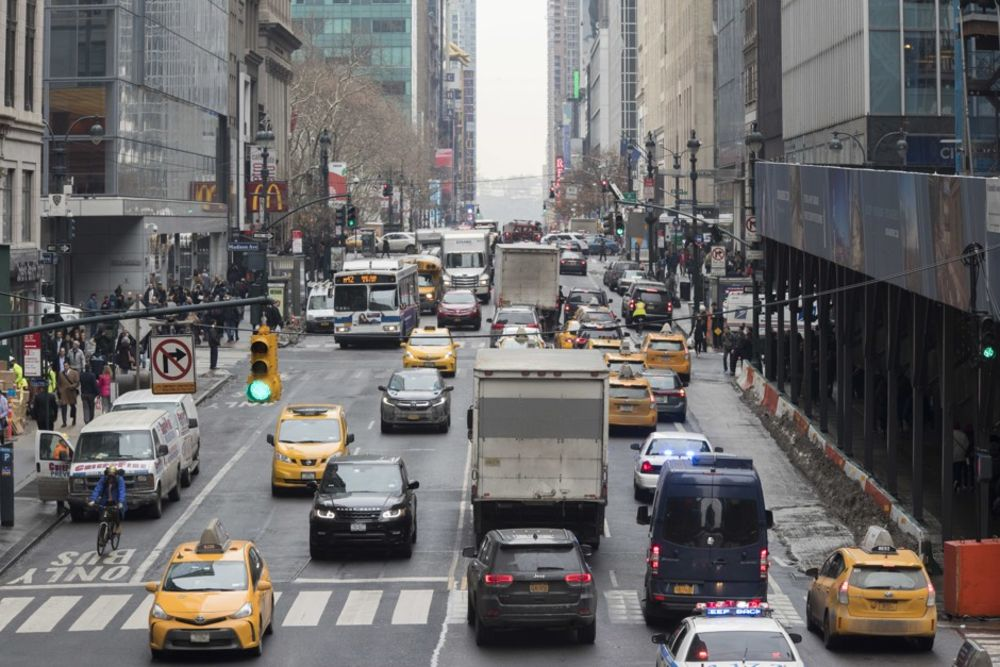
#> input picture image.jpg, 1000 x 667 px
$ jupyter execute basicImgSeg_openCV.ipynb
#> lines starting #> are read from the running program, lines starting #| are printed output that depends on the picture
# Assignment 1

## Name: Dhara Patel

### Description:

### References & Tutorials Tried

* https://opencv-python-tutroals.readthedocs.io/en/latest/py_tutorials/py_imgproc/py_thresholding/py_thresholding.html#thresholding

## Setup

[cell 1]
import numpy as np
import matplotlib.pyplot as plt
# make sure when running this file opencv will need to installed
# STEPS:
    #Open anaconda prompt
    #Run "pip install opencv-python"
    #restart jupyter notebook
import cv2

#### Image thresholding - Basic Gradient Tutorial
https://www.youtube.com/watch?v=CdltAssTMs8&ab_channel=ProgrammingKnowledge

[cell 2]
image = cv2.imread("image.jpg")
#> image is the input picture: shape (667, 1000, 3); mean B, G, R 106.5, 106.5, 108.6
image = cv2.cvtColor(image, cv2.COLOR_BGR2RGB) #convert to RGB
imgplot = plt.imshow(image)
plt.show() #plot the original image

The histogram below shows number of pixels for ever pixel value from the image above from 0 to 255.
matplotlib shows pixel distribution on grayscale not on colorscale.

[cell 3]
plt.hist(image.ravel(),256,[0,256]); plt.show()
#> after `plt.hist(image.ravel(), 256, [0, 256])`:
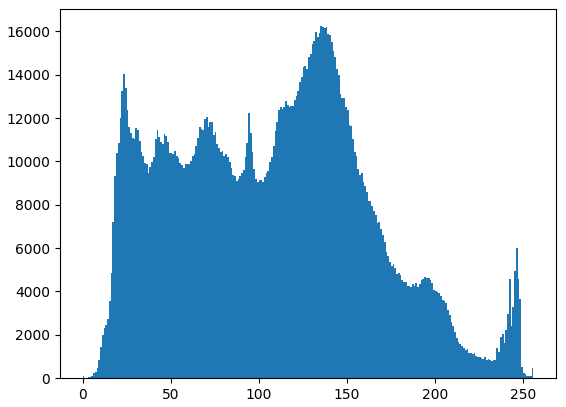
#> figure drawn by matplotlib, 1 panel; tallest bar 16234 high, from x = 135 to 136

Using opencv's histogram function: cv2.calcHist(images, channels, mask, histSize, ranges[, hist[, accumulate]])
As you can see the overall pixel distribution does not change on the intensity range but number of pixels per each intensity chnages becasue cv2.calcHist() allows for pixel distribution for the rgb scale instead of grayscale like above.

[cell 4]
color = ('b','g','r')
for x,y in enumerate(color):
    histr = cv2.calcHist([image],[x],None,[256],[0,256])
    plt.plot(histr,color = y)
    plt.xlim([0,256])
plt.show()
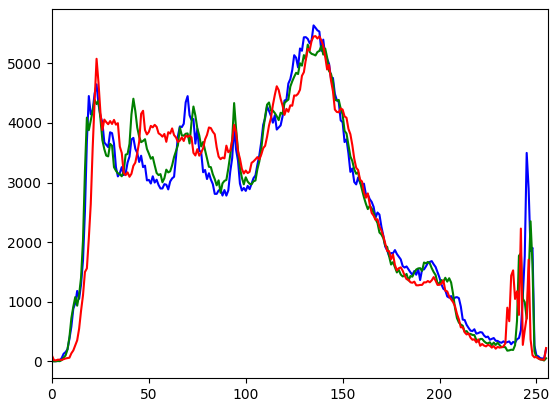
#> figure drawn by matplotlib, 1 panel; curve peaks at x = 135, y = 5636; curve peaks at x = 132, y = 5314; curve peaks at x = 136, y = 5456

The following code originates from: https://www.thepythoncode.com/article/kmeans-for-image-segmentation-opencv-python
It was used to learn, observe, and possibly utilize clustering functionality provided by opencv.

[cell 5]
# reshape the image to a 2D array of pixels and 3 color values (RGB)
pixel_values = image.reshape((-1, 3))
# convert to float
pixel_values = np.float32(pixel_values)
print(pixel_values,pixel_values.shape)
#> (printed output is left out)

[cell 6]
# define stopping criteria
criteria = (cv2.TERM_CRITERIA_EPS + cv2.TERM_CRITERIA_MAX_ITER, 100, 0.2)# number of clusters (K)
totalClusters = 3
_, labels, (centers) = cv2.kmeans(pixel_values, totalClusters, None, criteria, 10, cv2.KMEANS_RANDOM_CENTERS)
#> centers = [[126.4, 124.2, 123.3], [51.84, 49.94, 52.67], [192.6, 190.3, 186.6]]
# convert back to 8 bit values
centers = np.uint8(centers)
#> centers = [[126, 124, 123], [51, 49, 52], [192, 190, 186]]

# flatten the labels array
labels = labels.flatten()
# construct the segmented image
# convert all pixels to the color of the centroids
segmented_image = centers[labels.flatten()]
# reshape back to the original image dimension
segmented_image = segmented_image.reshape(image.shape)
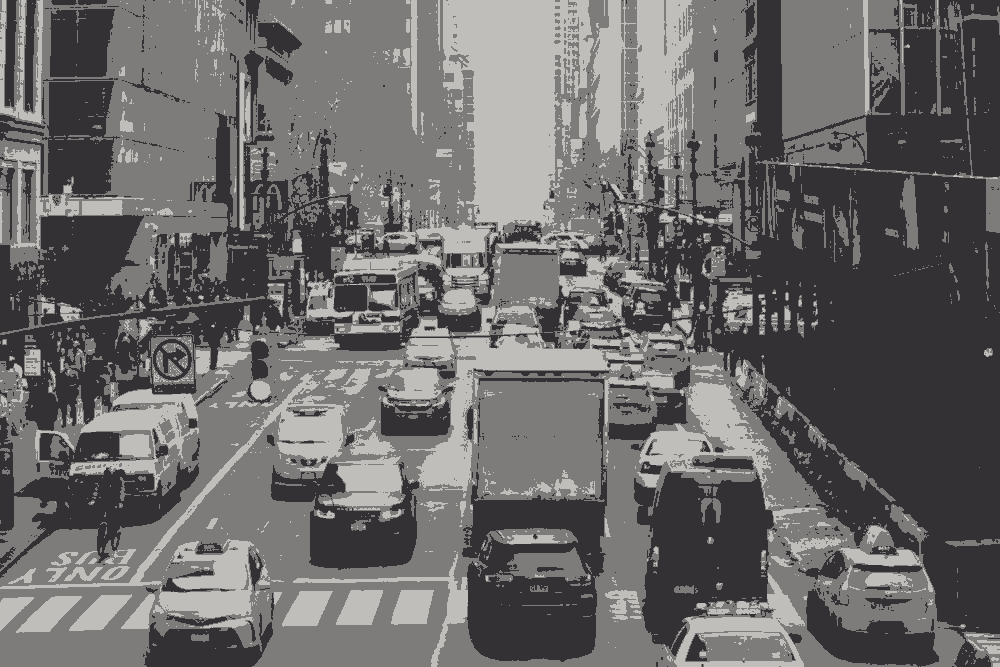
#> segmented_image: shape (667, 1000, 3); mean R, G, B 108, 106, 106
# show the image
plt.imshow(segmented_image)
plt.show()
color = ('b','g','r')
for x,y in enumerate(color):
    histr = cv2.calcHist([segmented_image],[x],None,[256],[0,256])
    plt.plot(histr,color = y)
    plt.xlim([0,256])
plt.show()
#> figure, not shown here; curve peaks at x = 126, y = 289437; curve peaks at x = 124, y = 289437; curve peaks at x = 123, y = 289437
plt.hist(segmented_image.ravel(),256,[0,256]); plt.show()
#> after `plt.hist(segmented_image.ravel(), 256, [0, 256])`:
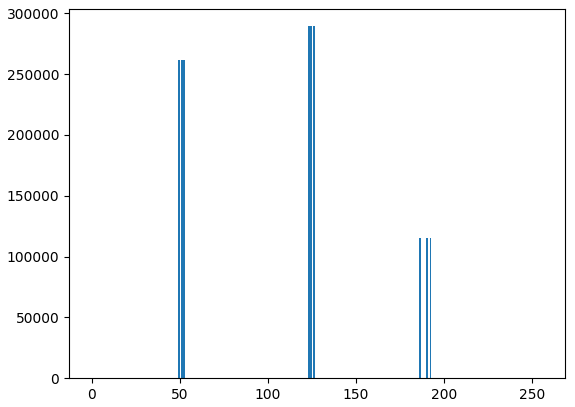
#> figure drawn by matplotlib, 1 panel

Above image shows image created from the original image by flattening the image then distributing it into clusters. We can observe the pixel distribution in the image if you compare the original image and graphs.

[cell 7]
# when cluster 1 is diabled any pixel part of cluster 1 will turn black
masked_image1 = np.copy(image)
# convert to the shape of a vector of pixel values
masked_image1 = masked_image1.reshape((-1, 3))
# color (i.e cluster) to disable
cluster = 1
masked_image1[labels == cluster] = [0, 0, 0]
# convert back to original shape
masked_image1 = masked_image1.reshape(image.shape)
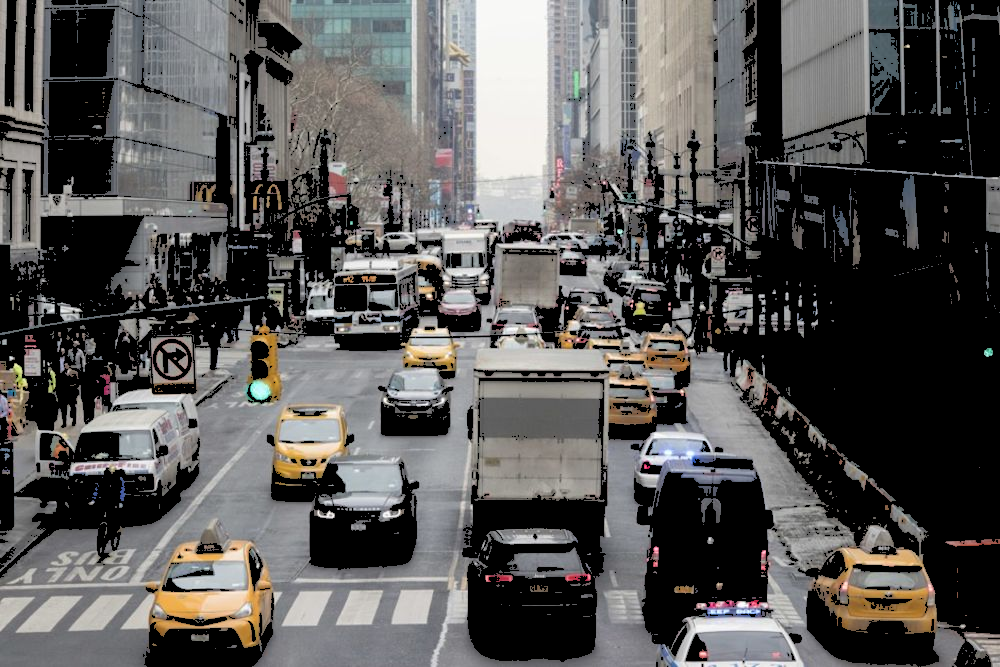
#> masked_image1: shape (667, 1000, 3); mean R, G, B 88.2, 86.9, 85.8
# show the image
plt.imshow(masked_image1)
plt.show()
color = ('b','g','r')
for x,y in enumerate(color):
    histr = cv2.calcHist([masked_image1],[x],None,[256],[0,256])
    plt.plot(histr,color = y)
    plt.xlim([0,256])
plt.show()
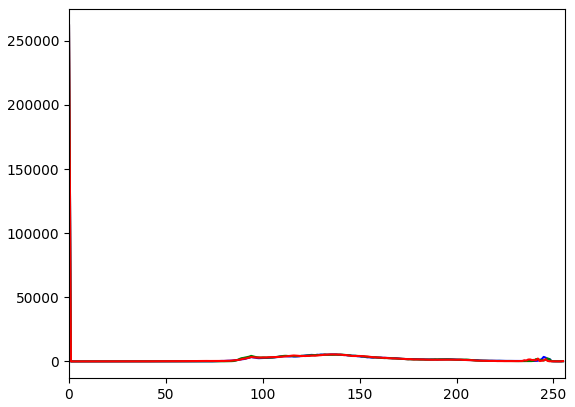
#> figure drawn by matplotlib, 1 panel; curve peaks at x = 0, y = 262003; curve peaks at x = 0, y = 262003; curve peaks at x = 0, y = 262003

[cell 8]
# when cluster 0 is diabled any pixel part of cluster 0 will turn black
#this block of code is copy of the piece of code two block aabove just modified to diable cluster 0 instead of cluster 1
masked_image0 = np.copy(image)
masked_image0 = masked_image0.reshape((-1, 3))
cluster = 0
masked_image0[labels == cluster] = [0, 0, 0]
masked_image0 = masked_image0.reshape(image.shape)
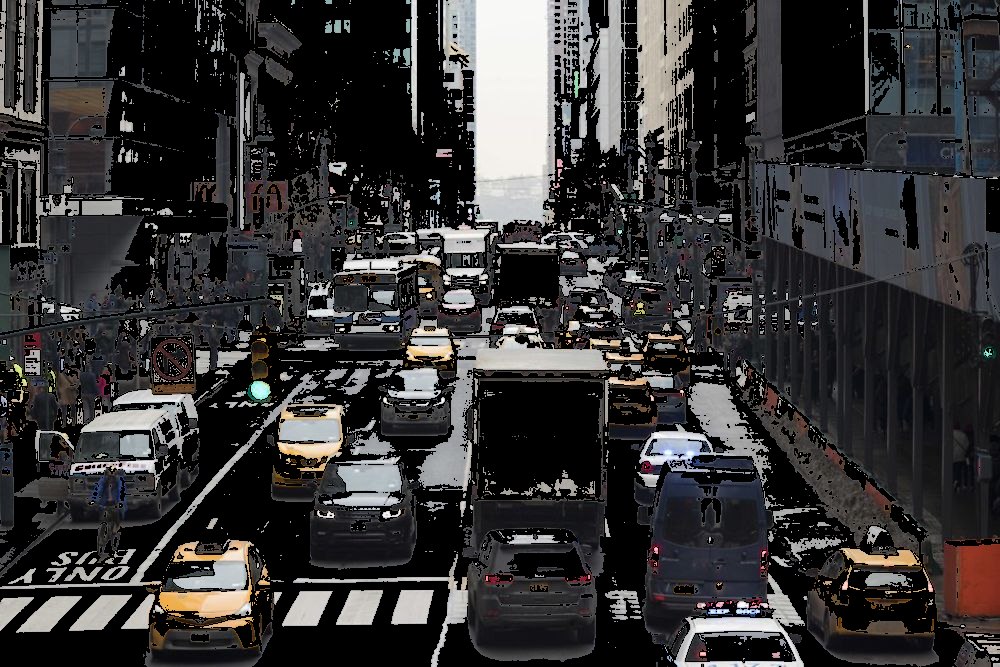
#> masked_image0: shape (667, 1000, 3); mean R, G, B 53.7, 52.6, 53
plt.imshow(masked_image0)
plt.show()
color = ('b','g','r')
for x,y in enumerate(color):
    histr = cv2.calcHist([masked_image0],[x],None,[256],[0,256])
    plt.plot(histr,color = y)
    plt.xlim([0,256])
plt.show()
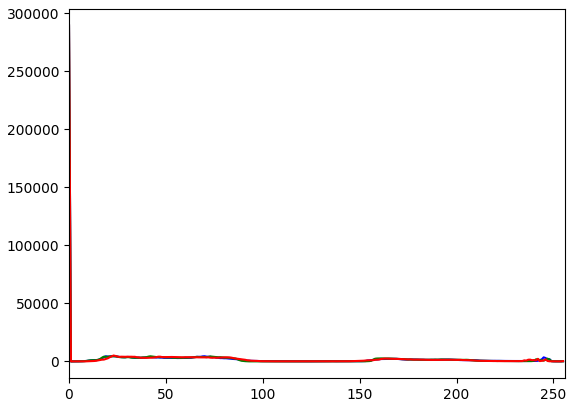
#> figure drawn by matplotlib, 1 panel; curve peaks at x = 0, y = 289458; curve peaks at x = 0, y = 289439; curve peaks at x = 0, y = 289533

[cell 9]
# when cluster 2 is diabled any pixel part of cluster 2 will turn black
#this block of code is copy of the piece of code two block aabove just modified to diable cluster 2 instead of cluster 1
masked_image2 = np.copy(image)
masked_image2 = masked_image2.reshape((-1, 3))
cluster = 2
masked_image2[labels == cluster] = [0, 0, 0]
masked_image2 = masked_image2.reshape(image.shape)
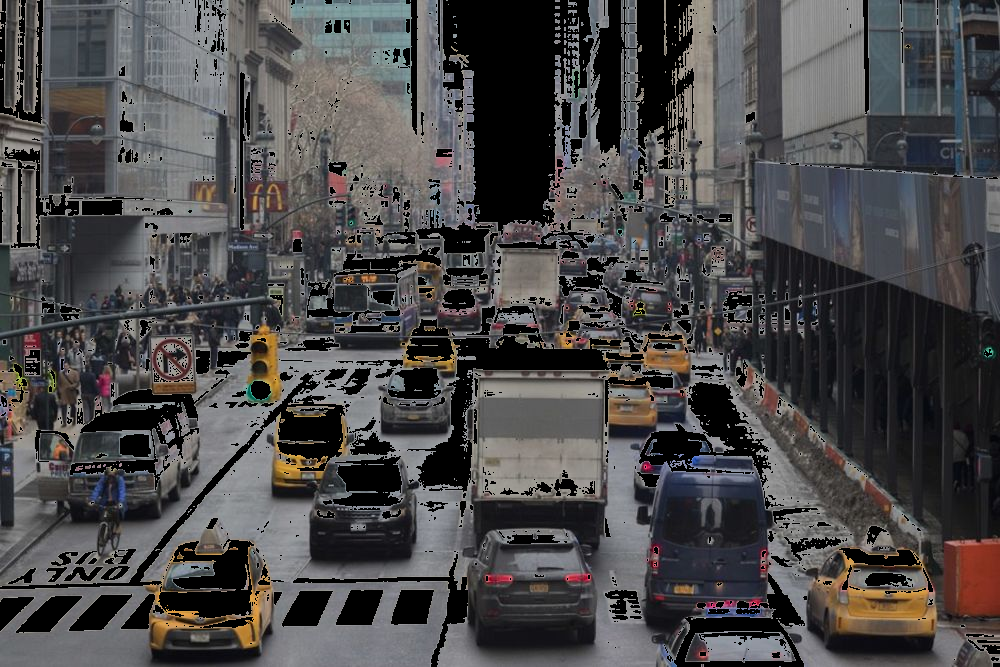
#> masked_image2: shape (667, 1000, 3); mean R, G, B 75.2, 73.5, 74.2
plt.imshow(masked_image2)
plt.show()
color = ('b','g','r')
for x,y in enumerate(color):
    histr = cv2.calcHist([masked_image2],[x],None,[256],[0,256])
    plt.plot(histr,color = y)
    plt.xlim([0,256])
plt.show()
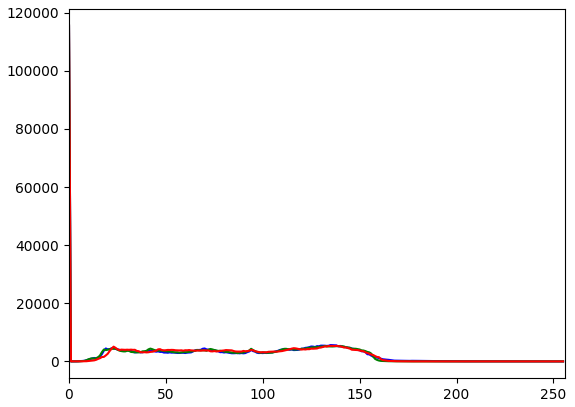
#> figure drawn by matplotlib, 1 panel; curve peaks at x = 0, y = 115581; curve peaks at x = 0, y = 115562; curve peaks at x = 0, y = 115656
